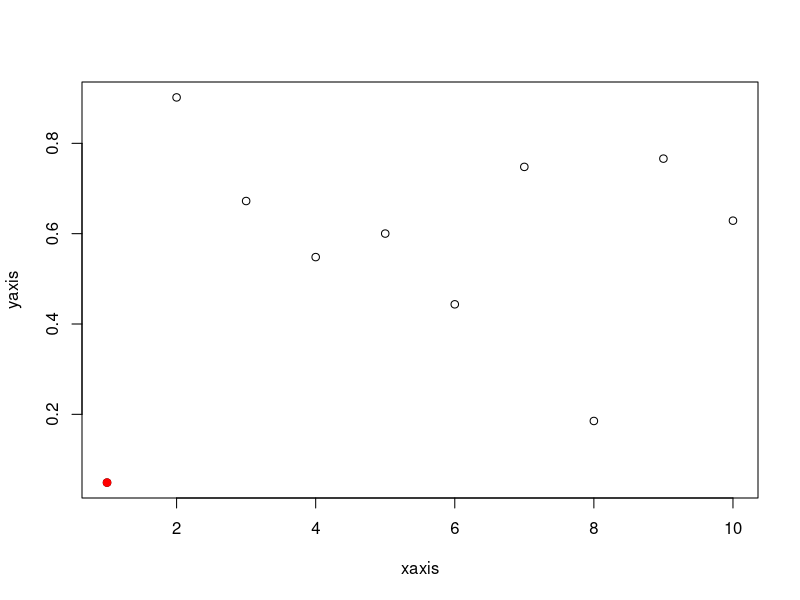

This chart was generated by the following R code: (Note: this script raises an error after producing the figure.)
readkeygraph <- function(prompt)
{
	getGraphicsEvent(prompt = prompt, 
			 onMouseDown = NULL, onMouseMove = NULL,
			 onMouseUp = NULL, onKeybd = onKeybd,
			 consolePrompt = "[click on graph then follow top prompt to continue]")
	Sys.sleep(0.01)
	return(keyPressed)
}

onKeybd <- function(key) 
{
	keyPressed <<- key
}

xaxis=c(1:10) # Set up the x-axis.
yaxis=runif(10,min=0,max=1) # Set up the y-axis.
plot(xaxis,yaxis)

for (i in xaxis)
{
	# On each keypress, color the points on the graph in red, one by one.
	points(i,yaxis[i],col="red", pch=19)
	keyPressed = readkeygraph("[press any key to continue]")
	print(keyPressed)
}